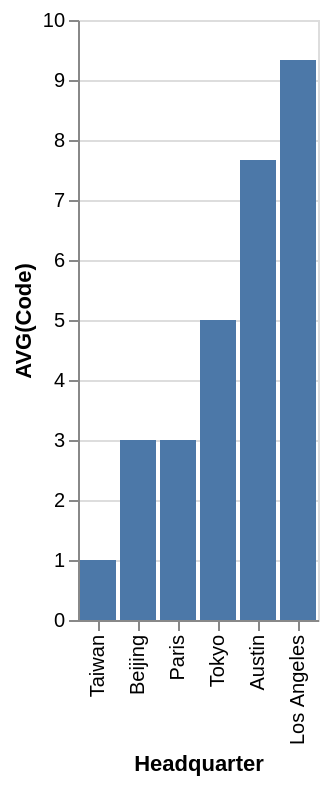

Express this chart as Vega-Lite.
### Vega-Lite specification from a JSON file in a GitHub repository (floating-point values rounded to 4 significant figures)
{"data": {"values": [{"x_data": "Austin", "y_data": 7.667}, {"x_data": "Beijing", "y_data": 3}, {"x_data": "Los Angeles", "y_data": 9.333}, {"x_data": "Paris", "y_data": 3}, {"x_data": "Taiwan", "y_data": 1}, {"x_data": "Tokyo", "y_data": 5}]}, "mark": "bar", "encoding": {"x": {"field": "x_data", "type": "nominal", "title": "Headquarter", "sort": {"op": "sum", "field": "y_data", "order": "ascending"}}, "y": {"field": "y_data", "type": "quantitative", "title": "AVG(Code)"}}}
